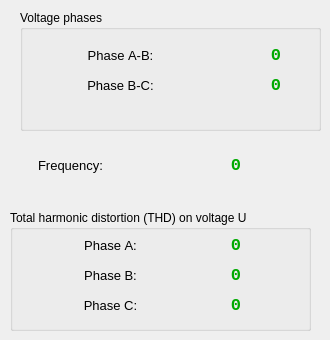
      <widget class="QWidget" name="tabNetwork">
       <attribute name="title">
        <string>State</string>
       </attribute>
       <widget class="QGroupBox" name="groupTHD">
        <property name="geometry">
         <rect>
          <x>10</x>
          <y>210</y>
          <width>301</width>
          <height>121</height>
         </rect>
        </property>
        <property name="title">
         <string>Total harmonic distortion (THD) on voltage U</string>
        </property>
        <widget class="QLabel" name="labelTHDUA">
         <property name="geometry">
          <rect>
           <x>50</x>
           <y>20</y>
           <width>101</width>
           <height>31</height>
          </rect>
         </property>
         <property name="font">
          <font>
           <pointsize>10</pointsize>
           <weight>50</weight>
           <bold>false</bold>
          </font>
         </property>
         <property name="text">
          <string>Phase А:</string>
         </property>
         <property name="alignment">
          <set>Qt::AlignCenter</set>
         </property>
        </widget>
        <widget class="QLabel" name="labelTHDUB">
         <property name="geometry">
          <rect>
           <x>50</x>
           <y>50</y>
           <width>101</width>
           <height>31</height>
          </rect>
         </property>
         <property name="font">
          <font>
           <pointsize>10</pointsize>
           <weight>50</weight>
           <bold>false</bold>
          </font>
         </property>
         <property name="text">
          <string>Phase B:</string>
         </property>
         <property name="alignment">
          <set>Qt::AlignCenter</set>
         </property>
        </widget>
        <widget class="QLabel" name="valueTHDUC">
         <property name="geometry">
          <rect>
           <x>150</x>
           <y>80</y>
           <width>81</width>
           <height>31</height>
          </rect>
         </property>
         <property name="font">
          <font>
           <family>Lucida Console</family>
           <pointsize>13</pointsize>
           <weight>75</weight>
           <bold>true</bold>
          </font>
         </property>
         <property name="styleSheet">
          <string notr="true">color: rgb(0, 170, 0);</string>
         </property>
         <property name="text">
          <string>0</string>
         </property>
         <property name="alignment">
          <set>Qt::AlignRight|Qt::AlignTrailing|Qt::AlignVCenter</set>
         </property>
        </widget>
        <widget class="QLabel" name="valueTHDUA">
         <property name="geometry">
          <rect>
           <x>150</x>
           <y>20</y>
           <width>81</width>
           <height>31</height>
          </rect>
         </property>
         <property name="font">
          <font>
           <family>Lucida Console</family>
           <pointsize>13</pointsize>
           <weight>75</weight>
           <bold>true</bold>
          </font>
         </property>
         <property name="styleSheet">
          <string notr="true">color: rgb(0, 170, 0);</string>
         </property>
         <property name="text">
          <string>0</string>
         </property>
         <property name="alignment">
          <set>Qt::AlignRight|Qt::AlignTrailing|Qt::AlignVCenter</set>
         </property>
        </widget>
        <widget class="QLabel" name="labelTHDUC">
         <property name="geometry">
          <rect>
           <x>50</x>
           <y>80</y>
           <width>101</width>
           <height>31</height>
          </rect>
         </property>
         <property name="font">
          <font>
           <pointsize>10</pointsize>
           <weight>50</weight>
           <bold>false</bold>
          </font>
         </property>
         <property name="text">
          <string>Phase C:</string>
         </property>
         <property name="alignment">
          <set>Qt::AlignCenter</set>
         </property>
        </widget>
        <widget class="QLabel" name="valueTHDUB">
         <property name="geometry">
          <rect>
           <x>150</x>
           <y>50</y>
           <width>81</width>
           <height>31</height>
          </rect>
         </property>
         <property name="font">
          <font>
           <family>Lucida Console</family>
           <pointsize>13</pointsize>
           <weight>75</weight>
           <bold>true</bold>
          </font>
         </property>
         <property name="styleSheet">
          <string notr="true">color: rgb(0, 170, 0);</string>
         </property>
         <property name="text">
          <string>0</string>
         </property>
         <property name="alignment">
          <set>Qt::AlignRight|Qt::AlignTrailing|Qt::AlignVCenter</set>
         </property>
        </widget>
       </widget>
       <widget class="QGroupBox" name="groupBox_8">
        <property name="geometry">
         <rect>
          <x>20</x>
          <y>10</y>
          <width>301</width>
          <height>121</height>
         </rect>
        </property>
        <property name="title">
         <string>Voltage phases</string>
        </property>
        <widget class="QLabel" name="labelPhaseBC">
         <property name="geometry">
          <rect>
           <x>30</x>
           <y>60</y>
           <width>141</width>
           <height>31</height>
          </rect>
         </property>
         <property name="font">
          <font>
           <pointsize>10</pointsize>
           <weight>50</weight>
           <bold>false</bold>
          </font>
         </property>
         <property name="text">
          <string>Phase B-C:</string>
         </property>
         <property name="alignment">
          <set>Qt::AlignCenter</set>
         </property>
        </widget>
        <widget class="QLabel" name="labelPhaseAB">
         <property name="geometry">
          <rect>
           <x>30</x>
           <y>30</y>
           <width>141</width>
           <height>31</height>
          </rect>
         </property>
         <property name="font">
          <font>
           <pointsize>10</pointsize>
           <weight>50</weight>
           <bold>false</bold>
          </font>
         </property>
         <property name="text">
          <string>Phase А-B:</string>
         </property>
         <property name="alignment">
          <set>Qt::AlignCenter</set>
         </property>
        </widget>
        <widget class="QLabel" name="valuePhaseAB">
         <property name="geometry">
          <rect>
           <x>180</x>
           <y>30</y>
           <width>81</width>
           <height>31</height>
          </rect>
         </property>
         <property name="font">
          <font>
           <family>Lucida Console</family>
           <pointsize>13</pointsize>
           <weight>75</weight>
           <bold>true</bold>
          </font>
         </property>
         <property name="styleSheet">
          <string notr="true">color: rgb(0, 170, 0);</string>
         </property>
         <property name="text">
          <string>0</string>
         </property>
         <property name="alignment">
          <set>Qt::AlignRight|Qt::AlignTrailing|Qt::AlignVCenter</set>
         </property>
        </widget>
        <widget class="QLabel" name="valuePhaseBC">
         <property name="geometry">
          <rect>
           <x>180</x>
           <y>60</y>
           <width>81</width>
           <height>31</height>
          </rect>
         </property>
         <property name="font">
          <font>
           <family>Lucida Console</family>
           <pointsize>13</pointsize>
           <weight>75</weight>
           <bold>true</bold>
          </font>
         </property>
         <property name="styleSheet">
          <string notr="true">color: rgb(0, 170, 0);</string>
         </property>
         <property name="text">
          <string>0</string>
         </property>
         <property name="alignment">
          <set>Qt::AlignRight|Qt::AlignTrailing|Qt::AlignVCenter</set>
         </property>
        </widget>
       </widget>
       <widget class="QLabel" name="lavelFrequency">
        <property name="geometry">
         <rect>
          <x>20</x>
          <y>150</y>
          <width>101</width>
          <height>31</height>
         </rect>
        </property>
        <property name="font">
         <font>
          <pointsize>10</pointsize>
          <weight>50</weight>
          <bold>false</bold>
         </font>
        </property>
        <property name="text">
         <string>Frequency:</string>
        </property>
        <property name="alignment">
         <set>Qt::AlignCenter</set>
        </property>
       </widget>
       <widget class="QLabel" name="valueFrequency">
        <property name="geometry">
         <rect>
          <x>120</x>
          <y>150</y>
          <width>121</width>
          <height>31</height>
         </rect>
        </property>
        <property name="font">
         <font>
          <family>Lucida Console</family>
          <pointsize>13</pointsize>
          <weight>75</weight>
          <bold>true</bold>
         </font>
        </property>
        <property name="styleSheet">
         <string notr="true">color: rgb(0, 170, 0);</string>
        </property>
        <property name="text">
         <string>0</string>
        </property>
        <property name="alignment">
         <set>Qt::AlignRight|Qt::AlignTrailing|Qt::AlignVCenter</set>
        </property>
       </widget>
      </widget>
